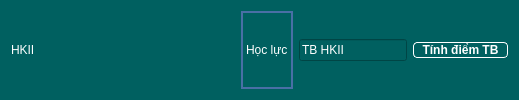
            <widget class="QWidget" name="widget_49" native="true">
             <property name="styleSheet">
              <string notr="true">background-color: rgb(0, 96, 96);
color: rgb(255, 255, 255);</string>
             </property>
             <layout class="QHBoxLayout" name="horizontalLayout_42">
              <item>
               <widget class="QLabel" name="label_9">
                <property name="styleSheet">
                 <string notr="true"/>
                </property>
                <property name="text">
                 <string>HKII</string>
                </property>
               </widget>
              </item>
              <item>
               <spacer name="horizontalSpacer_52">
                <property name="orientation">
                 <enum>Qt::Horizontal</enum>
                </property>
                <property name="sizeHint" stdset="0">
                 <size>
                  <width>40</width>
                  <height>20</height>
                 </size>
                </property>
               </spacer>
              </item>
              <item>
               <spacer name="horizontalSpacer_53">
                <property name="orientation">
                 <enum>Qt::Horizontal</enum>
                </property>
                <property name="sizeHint" stdset="0">
                 <size>
                  <width>40</width>
                  <height>20</height>
                 </size>
                </property>
               </spacer>
              </item>
              <item>
               <spacer name="horizontalSpacer_54">
                <property name="orientation">
                 <enum>Qt::Horizontal</enum>
                </property>
                <property name="sizeHint" stdset="0">
                 <size>
                  <width>40</width>
                  <height>20</height>
                 </size>
                </property>
               </spacer>
              </item>
              <item>
               <spacer name="horizontalSpacer_55">
                <property name="orientation">
                 <enum>Qt::Horizontal</enum>
                </property>
                <property name="sizeHint" stdset="0">
                 <size>
                  <width>40</width>
                  <height>20</height>
                 </size>
                </property>
               </spacer>
              </item>
              <item>
               <spacer name="horizontalSpacer_56">
                <property name="orientation">
                 <enum>Qt::Horizontal</enum>
                </property>
                <property name="sizeHint" stdset="0">
                 <size>
                  <width>40</width>
                  <height>20</height>
                 </size>
                </property>
               </spacer>
              </item>
              <item>
               <widget class="QLabel" name="label_84">
                <property name="styleSheet">
                 <string notr="true">border: 2px solid #4A6FA5;</string>
                </property>
                <property name="text">
                 <string>Học lực</string>
                </property>
               </widget>
              </item>
              <item>
               <widget class="QLineEdit" name="lineEdit_219">
                <property name="text">
                 <string>TB HKII</string>
                </property>
               </widget>
              </item>
              <item>
               <widget class="QPushButton" name="cal_hk_3">
                <property name="minimumSize">
                 <size>
                  <width>95</width>
                  <height>0</height>
                 </size>
                </property>
                <property name="maximumSize">
                 <size>
                  <width>95</width>
                  <height>16777215</height>
                 </size>
                </property>
                <property name="font">
                 <font>
                  <pointsize>9</pointsize>
                  <weight>75</weight>
                  <bold>true</bold>
                 </font>
                </property>
                <property name="styleSheet">
                 <string notr="true">    border: 1px solid #ffffff; 
    border-radius: 4px;</string>
                </property>
                <property name="text">
                 <string>Tính điểm TB</string>
                </property>
               </widget>
              </item>
             </layout>
            </widget>
